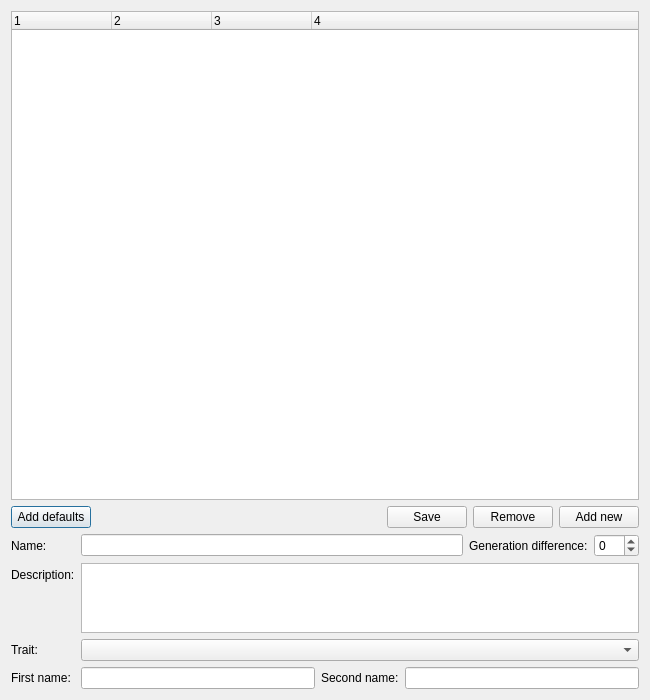
<?xml version="1.0" encoding="UTF-8"?>
<ui version="4.0">
 <class>RelationTemplateDialog</class>
 <widget class="QDialog" name="RelationTemplateDialog">
  <property name="geometry">
   <rect>
    <x>0</x>
    <y>0</y>
    <width>650</width>
    <height>700</height>
   </rect>
  </property>
  <property name="windowTitle">
   <string>Relation templates editor</string>
  </property>
  <property name="windowIcon">
   <iconset resource="resources.qrc">
    <normaloff>:/resources/appIcon.svg</normaloff>:/resources/appIcon.svg</iconset>
  </property>
  <layout class="QVBoxLayout" name="verticalLayout_4" stretch="5,0,1">
   <item>
    <widget class="QTreeWidget" name="templateWidget">
     <property name="sizeAdjustPolicy">
      <enum>QAbstractScrollArea::AdjustToContents</enum>
     </property>
     <property name="alternatingRowColors">
      <bool>true</bool>
     </property>
     <property name="columnCount">
      <number>4</number>
     </property>
     <column>
      <property name="text">
       <string notr="true">1</string>
      </property>
     </column>
     <column>
      <property name="text">
       <string notr="true">2</string>
      </property>
     </column>
     <column>
      <property name="text">
       <string notr="true">3</string>
      </property>
     </column>
     <column>
      <property name="text">
       <string notr="true">4</string>
      </property>
     </column>
    </widget>
   </item>
   <item>
    <layout class="QHBoxLayout" name="horizontalLayout_5">
     <item>
      <widget class="QPushButton" name="addDefaults">
       <property name="text">
        <string>Add defaults</string>
       </property>
       <property name="icon">
        <iconset resource="resources.qrc">
         <normaloff>:/resources/relation.svg</normaloff>:/resources/relation.svg</iconset>
       </property>
      </widget>
     </item>
     <item>
      <spacer name="horizontalSpacer">
       <property name="orientation">
        <enum>Qt::Horizontal</enum>
       </property>
       <property name="sizeHint" stdset="0">
        <size>
         <width>40</width>
         <height>20</height>
        </size>
       </property>
      </spacer>
     </item>
     <item>
      <widget class="QPushButton" name="saveButton">
       <property name="text">
        <string>Save</string>
       </property>
       <property name="icon">
        <iconset resource="resources.qrc">
         <normaloff>:/resources/save.svg</normaloff>:/resources/save.svg</iconset>
       </property>
      </widget>
     </item>
     <item>
      <widget class="QPushButton" name="removeButton">
       <property name="text">
        <string>Remove</string>
       </property>
       <property name="icon">
        <iconset resource="resources.qrc">
         <normaloff>:/resources/trash.svg</normaloff>:/resources/trash.svg</iconset>
       </property>
      </widget>
     </item>
     <item>
      <widget class="QPushButton" name="addNewButton">
       <property name="text">
        <string>Add new</string>
       </property>
       <property name="icon">
        <iconset resource="resources.qrc">
         <normaloff>:/resources/plus.svg</normaloff>:/resources/plus.svg</iconset>
       </property>
      </widget>
     </item>
    </layout>
   </item>
   <item>
    <layout class="QFormLayout" name="formLayout_2">
     <item row="0" column="0">
      <widget class="QLabel" name="titleLabel">
       <property name="text">
        <string>Name:</string>
       </property>
      </widget>
     </item>
     <item row="0" column="1">
      <layout class="QHBoxLayout" name="horizontalLayout">
       <item>
        <widget class="QLineEdit" name="titleEdit"/>
       </item>
       <item>
        <widget class="QLabel" name="generationDifferenceLabel">
         <property name="toolTip">
          <string>First generation - second generatio is the generation difference.</string>
         </property>
         <property name="text">
          <string>Generation difference:</string>
         </property>
        </widget>
       </item>
       <item>
        <widget class="QSpinBox" name="generationDifference">
         <property name="minimum">
          <number>-20</number>
         </property>
         <property name="maximum">
          <number>20</number>
         </property>
        </widget>
       </item>
      </layout>
     </item>
     <item row="1" column="0">
      <widget class="QLabel" name="descriptionLabel">
       <property name="text">
        <string>Description:</string>
       </property>
      </widget>
     </item>
     <item row="1" column="1">
      <widget class="QTextEdit" name="descriptionEdit"/>
     </item>
     <item row="2" column="0">
      <widget class="QLabel" name="traitLabel">
       <property name="text">
        <string>Trait:</string>
       </property>
      </widget>
     </item>
     <item row="2" column="1">
      <widget class="QComboBox" name="trait"/>
     </item>
     <item row="3" column="0">
      <widget class="QLabel" name="firstNameLabel">
       <property name="text">
        <string>First name:</string>
       </property>
      </widget>
     </item>
     <item row="3" column="1">
      <layout class="QHBoxLayout" name="horizontalLayout_3">
       <item>
        <widget class="QLineEdit" name="firstNameEdit"/>
       </item>
       <item>
        <widget class="QLabel" name="secondNameLabel">
         <property name="text">
          <string>Second name:</string>
         </property>
        </widget>
       </item>
       <item>
        <widget class="QLineEdit" name="secondNameEdit"/>
       </item>
      </layout>
     </item>
    </layout>
   </item>
  </layout>
  <action name="actionSave">
   <property name="text">
    <string>Save</string>
   </property>
   <property name="shortcut">
    <string>Ctrl+S</string>
   </property>
  </action>
 </widget>
 <tabstops>
  <tabstop>templateWidget</tabstop>
  <tabstop>saveButton</tabstop>
  <tabstop>removeButton</tabstop>
  <tabstop>addNewButton</tabstop>
  <tabstop>descriptionEdit</tabstop>
  <tabstop>trait</tabstop>
 </tabstops>
 <resources>
  <include location="resources.qrc"/>
 </resources>
 <connections/>
</ui>
